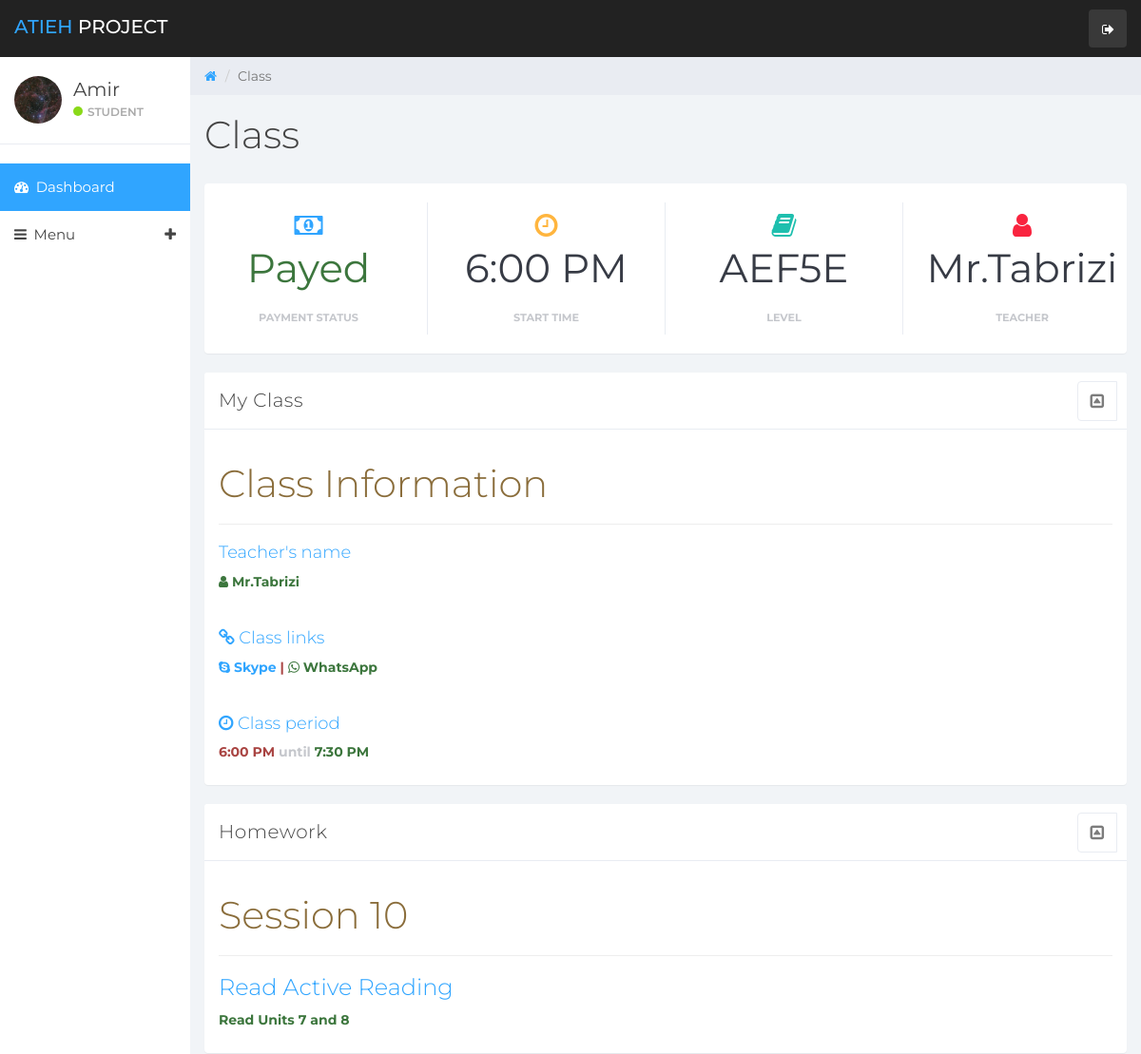
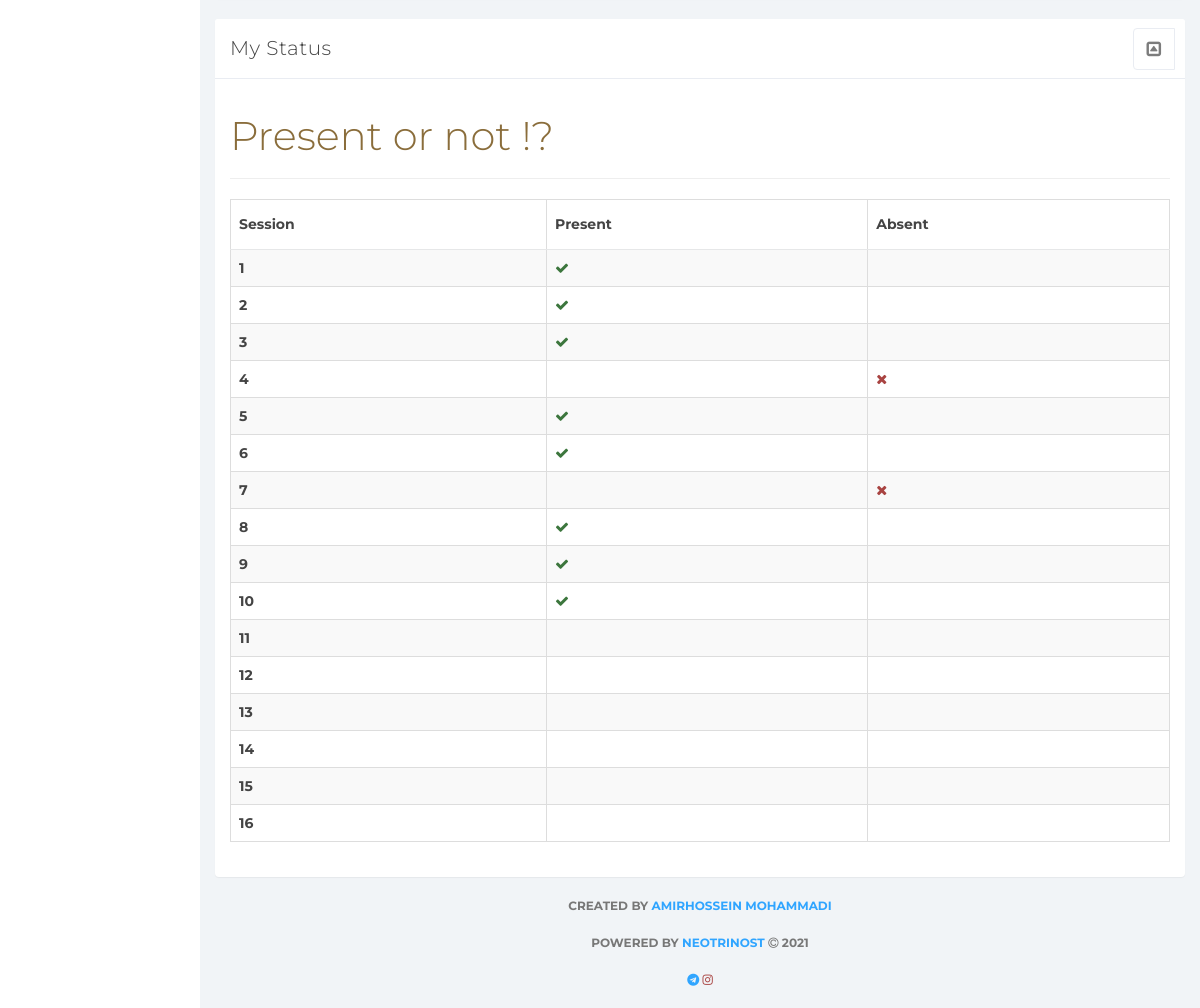
The page /people/student/class.php (signed in) on the database its author committed (2 pictures, top to bottom).
### tables this page shows
CREATE TABLE student
(
    code           TEXT,
    username       TEXT,
    password       TEXT,
    full_name      TEXT,
    email          TEXT,
    phone          TEXT,
    home_phone     TEXT,
    parent_phone   TEXT,
    level          TEXT,
    payment_status TEXT,
    class          TEXT
);

CREATE TABLE class
(
    code             TEXT,
    teacher          TEXT,
    teacher_code     TEXT,
    start_time       TEXT,
    end_time         TEXT,
    level            TEXT,
    whatsapp_link    TEXT,
    skype_link       TEXT,
    tuition_price    TEXT,
    homework_session TEXT,
    homework_title   TEXT,
    homework_text    TEXT,
    sex              TEXT,
    days             TEXT
);

CREATE TABLE status
(
    student_code TEXT,
    S1           TEXT,
    S2           TEXT,
    S3           TEXT,
    S4           TEXT,
    S5           TEXT,
    S6           TEXT,
    S7           TEXT,
    S8           TEXT,
    S9           TEXT,
    S10          TEXT,
    S11          TEXT,
    S12          TEXT,
    S13          TEXT,
    S14          TEXT,
    S15          TEXT,
    S16          TEXT
);

### people/student/class.php (the view, shortened to what this page needs)
<?php
include("include/data.php");
$server = "localhost";
$user = "milad";
$passwd = "milad";
$db = "Atieh";
$conn = mysqli_connect($server, $user, $passwd, $db);
$sql = "SELECT * FROM status WHERE student_code='$stdnt'";
$result = mysqli_query($conn, $sql);
?>
<!DOCTYPE html>
<html>
<head>
    <link href="../pack/css/bootstrap.min.css" rel="stylesheet">
    <link href="../pack/css/font-awesome.min.css" rel="stylesheet">
    <link href="../pack/css/datepicker3.css" rel="stylesheet">
    <link href="../pack/css/styles.css" rel="stylesheet">
</head>
<body>
<?php
include("panels/sidebar.php");
?>
<div class="col-sm-9 col-sm-offset-3 col-lg-10 col-lg-offset-2 main">
    <div class="row">
        <ol class="breadcrumb">
            <li><a href="../student">
                    <em class="fa fa-home"></em>
                </a></li>
            <li class="active">Class</li>
        </ol>
    </div>
    <div class="row">
        <div class="col-lg-12">
            <h1 class="page-header">Class</h1>
        </div>
    </div>
    <div class="panel panel-container">
        <?php
        include("panels/bar.php");
        ?>
    </div>
    <div class="row">
        <div class="col-md-12">
            <div class="panel panel-default">
                <div class="panel-heading">
                    My Class
                    <span class="pull-right clickable panel-toggle panel-button-tab-left">
                        <em class="fa fa-toggle-up"></em>
                    </span>
                </div>
                <div class="panel-body">
                    <h1 class="text-warning">Class Information</h1>
                    <hr>
                    <h4 class="text-primary">Teacher's name</h4>
                    <p class="text-success"><b><i class="fa fa-user"></i> <?php echo $teacher; ?></b></p>
                    <br>
                    <h4 class="text-primary"><i class="fa fa-link"></i> Class links</h4>
                    <p class="text-danger"><b>
                            <b class="text-primary"><i class="fa fa-skype"></i> Skype</b> | <b class="text-success"><i
                                        class="fa fa-whatsapp"></i> WhatsApp</b>
                    </p>
                    <br>
                    <h4 class="text-primary"><i class="fa fa-clock-o"></i> Class period</h4>
                    <p class="text-muted"><b class="text-danger"><?php echo $starttime; ?></b> until <b
                                class="text-success"><?php echo $endtime; ?></b></p>
                </div>
            </div>
        </div>
    </div>
    <div class="row">
        <div class="col-md-12">
            <div class="panel panel-default">
                <div class="panel-heading">
                    Homework
                    <span class="pull-right clickable panel-toggle panel-button-tab-left">
                        <em class="fa fa-toggle-up"></em>
                    </span>
                </div>
                <div class="panel-body">
                    <h1 class="text-warning">Session <?php echo $homeworksession; ?></h1>
                    <hr>
                    <h3 class="text-primary"><?php echo $homeworktitle; ?></h3>
                    <p class="text-success"><?php echo $homeworktext; ?></p>
                </div>
            </div>
        </div>
    </div>
    <div class="row">
        <div class="col-md-12">
            <div class="panel panel-default">
                <div class="panel-heading">
                    My Status
                    <span class="pull-right clickable panel-toggle panel-button-tab-left">
                        <em class="fa fa-toggle-up"></em>
                    </span>
                </div>
                <div class="panel-body">
                    <h1 class="text-warning">Present or not !?</h1>
                    <hr>
                    <div class="table-responsive">
                        <table class="table table-striped table-hover table-bordered">
                            <thead class="thead-dark">
                            <tr>
                                <th scope="col">Session</th>
                                <th scope="col">Present</th>
                                <th scope="col">Absent</th>
                            </tr>
                            </thead>
                            <tbody>
                                <?php
                                if (mysqli_num_rows($result) > 0) {
                                    while ($row = mysqli_fetch_assoc($result)) {
                                        for ($i = 1 ; $i <= 16 ; $i++) {
                                            $session = "S".$i;
                                            if ($row[$session] == "p") {
                                                ?>
                                                    <tr>
                                                        <th scope="row"><?php echo $i; ?></th>
                                                        <td><i class="fa fa-check text-success"></i></td>
                                                        <td></td>
                                                    </tr>
                                                <?php
                                                }
                                            elseif ($row[$session] == "a") {
                                                ?>
                                                    <tr>
                                                        <th scope="row"><?php echo $i; ?></th>
                                                        <td></td>
                                                        <td><i class="fa fa-times text-danger"></i></td>
                                                    </tr>
                                                <?php
                                            }
                                            else {
                                                ?>
                                                <tr>
                                                    <th scope="row"><?php echo $i; ?></th>
                                                    <td></td>
                                                    <td></td>
                                                </tr>
                                                <?php
                                            }
                                        }
                                    }
                                }
                                ?>
                            </tbody>
                        </table>
                    </div>
                </div>
            </div>
        </div>
    </div>
    <?php
    include("panels/footer.php");
    ?>
</div>
</body>
</html>

### people/student/panels/sidebar.php (shortened to what this page needs)
<nav class="navbar navbar-custom navbar-fixed-top" role="navigation">
    <div class="container-fluid">
        <div class="navbar-header">
            <a class="navbar-brand" href="http://<?php echo $ip; ?>/Atieh"><span>Atieh </span>Project</a>
            <ul class="nav navbar-top-links navbar-right">
                <li class="dropdown"><a class="dropdown-toggle count-info" href="http://<?php echo $ip; ?>/Atieh/people/student/user/logout.php">
                        <em class="fa fa-sign-out"></em>
                    </a>
            </ul>
        </div>
    </div>
</nav>
<div id="sidebar-collapse" class="col-sm-3 col-lg-2 sidebar">
    <div class="profile-sidebar">
        <div class="profile-userpic">
            <img src="../pack/pic.jpeg" class="img-responsive" alt="User Image">
        </div>
        <div class="profile-usertitle">
            <div class="profile-usertitle-name"><?php echo $username; ?></div>
            <div class="profile-usertitle-status"><span class="indicator label-success"></span>Student</div>
        </div>
    </div>
    <ul class="nav menu">
        <li class="active"><a href="index.php"><em class="fa fa-dashboard">&nbsp;</em> Dashboard</a></li>
        <li class="parent "><a data-toggle="collapse" href="#sub-item-1">
                <em class="fa fa-navicon">&nbsp;</em> Menu <span data-toggle="collapse" href="#sub-item-1"
                                                                 class="icon pull-right"><em
                        class="fa fa-plus"></em></span>
            </a>
        </li>
    </ul>
</div>

### people/student/panels/bar.php
<div class="row">
    <div class="col-xs-6 col-md-3 col-lg-3 no-padding">
        <div class="panel panel-teal panel-widget border-right">
            <div class="row no-padding"><em class="fa fa-xl fa-money color-blue"></em>
                <div class="large"><?php echo $payment; ?></div>
                <br>
                <div class="text-muted">Payment Status</div>
            </div>
        </div>
    </div>
    <div class="col-xs-6 col-md-3 col-lg-3 no-padding">
        <div class="panel panel-blue panel-widget border-right">
            <div class="row no-padding"><em class="fa fa-xl fa-clock-o color-orange"></em>
                <div class="large"><?php echo $starttime; ?></div>
                <br>
                <div class="text-muted">Start Time</div>
            </div>
        </div>
    </div>
    <div class="col-xs-6 col-md-3 col-lg-3 no-padding">
        <div class="panel panel-orange panel-widget border-right">
            <div class="row no-padding"><em class="fa fa-xl fa-book color-teal"></em>
                <div class="large"><?php echo $level; ?></div>
                <br>
                <div class="text-muted">Level</div>
            </div>
        </div>
    </div>
    <div class="col-xs-6 col-md-3 col-lg-3 no-padding">
        <div class="panel panel-red panel-widget ">
            <div class="row no-padding"><em class="fa fa-xl fa-user color-red"></em>
                <div class="large"><?php echo $teacher; ?></div>
                <br>
                <div class="text-muted">Teacher</div>
            </div>
        </div>
    </div>
</div>

### rows shown on the page
student: username "Amir", level "AEF5E"
class: start_time "6:00 PM", teacher "Mr.Tabrizi", end_time "7:30 PM", homework_session "10", homework_title "Read Active Reading", homework_text "Read Units 7 and 8"
status: S1 "p" (drawn), S2 "p" (drawn), S3 "p" (drawn), S4 "a" (drawn), S5 "p" (drawn), S6 "p" (drawn), S7 "a" (drawn), S8 "p" (drawn), S9 "p" (drawn), S10 "p" (drawn)
